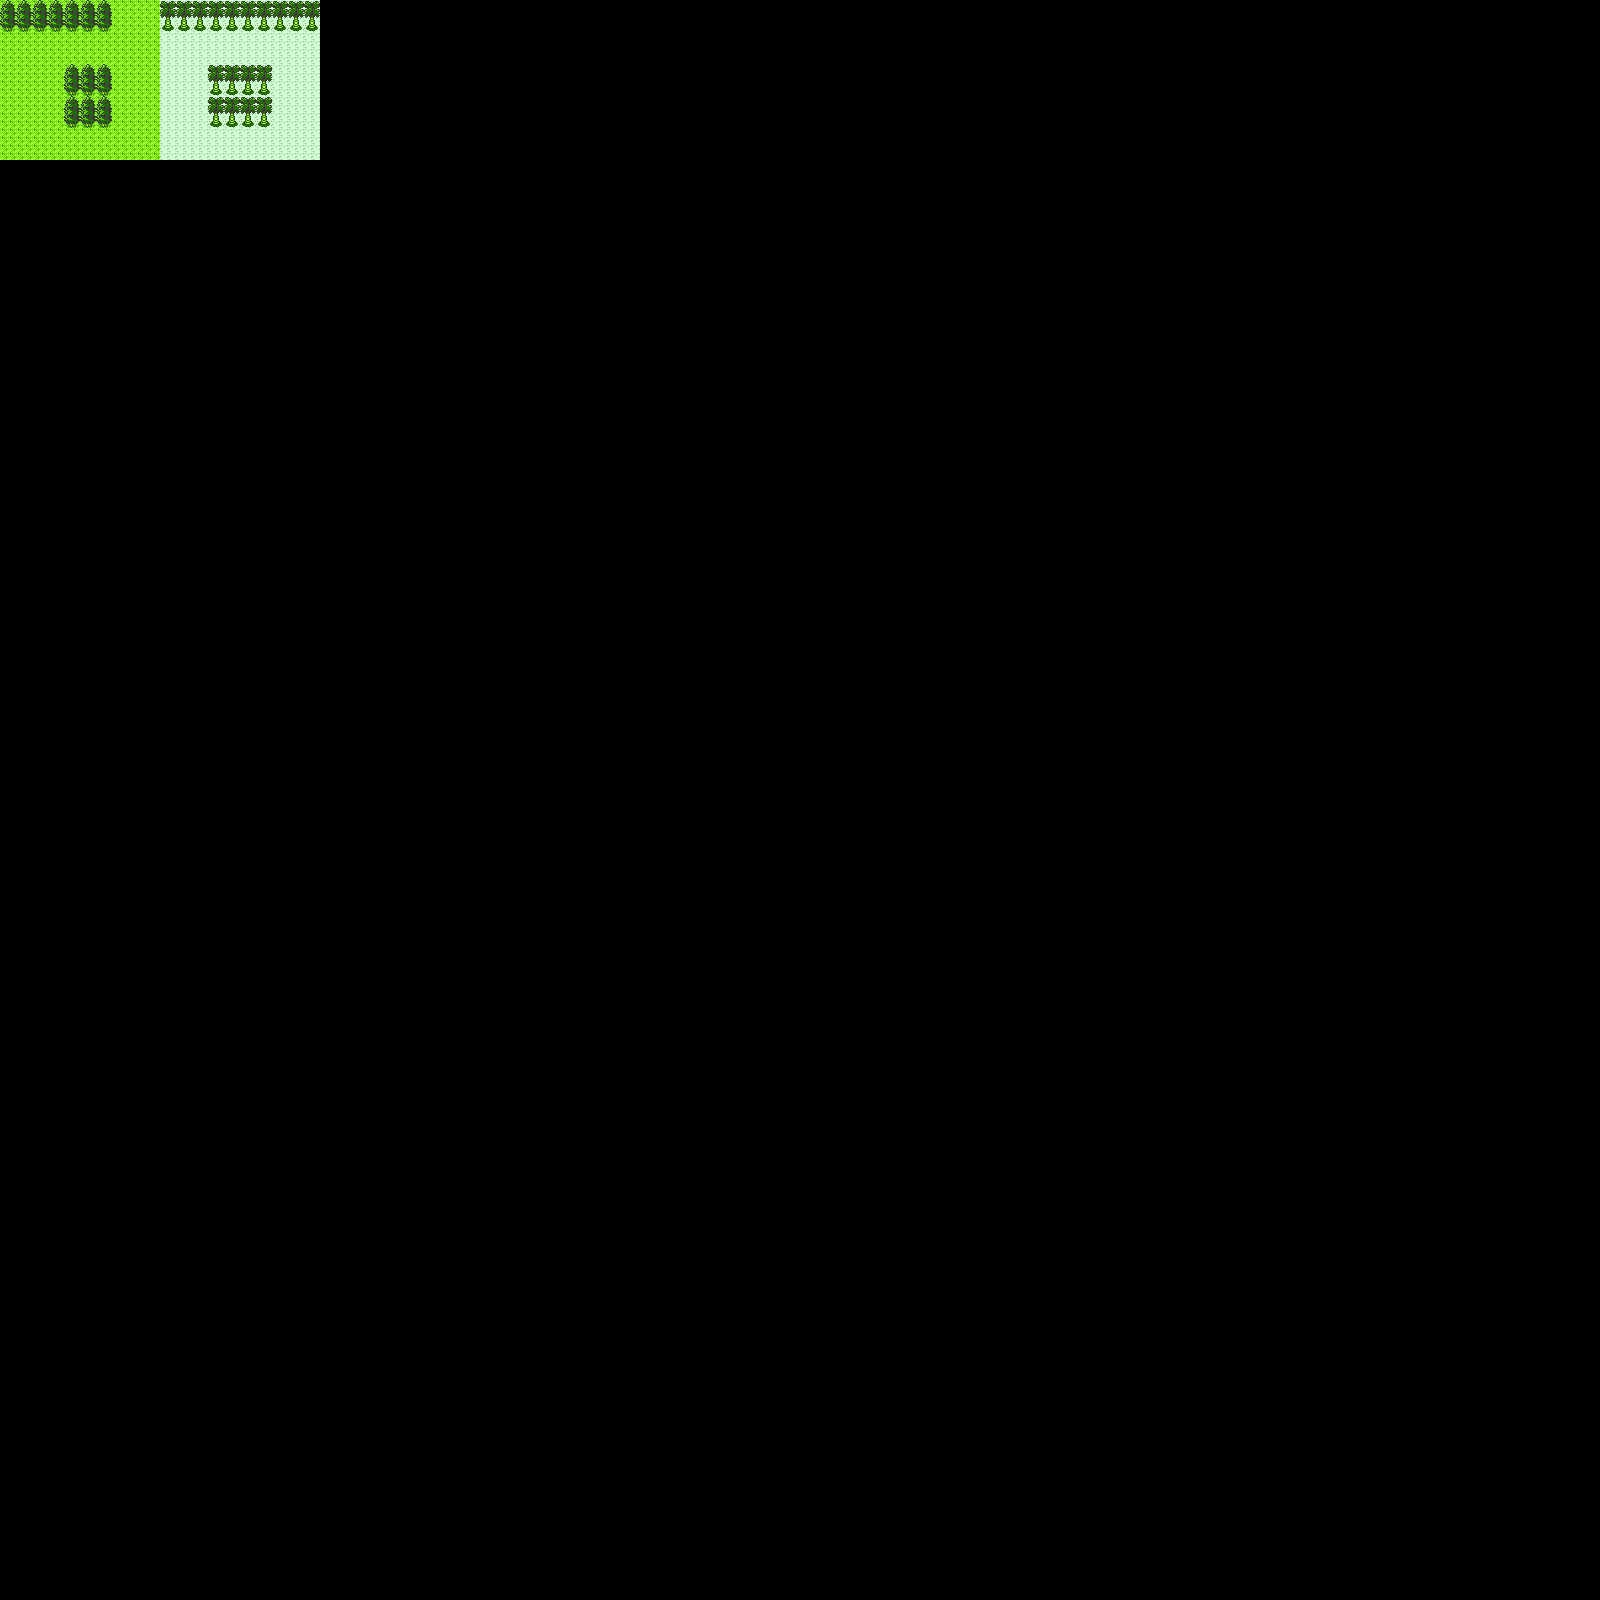

This is a level from a 2D game, rendered from its Tiled map with the project's own tilesets. A one-line summary and the map file follow, with tile-layer data summarised:
An orthogonal 100x100 tile map with 16x16 px tiles, 2 tile layers (ground, trees).

<map version="1.5" tiledversion="1.7.2" orientation="orthogonal" renderorder="right-down" width="100" height="100" tilewidth="16" tileheight="16" infinite="0" nextlayerid="4" nextobjectid="1">
 <tileset firstgid="1" source="tileset1.tsx" />
 <layer id="1" name="ground" width="100" height="100">
  <data>[10000 cells, 200 non-empty, 2 distinct tile ids]</data>
 </layer>
 <layer id="3" name="trees" width="100" height="100">
  <data>[10000 cells, 62 non-empty, 4 distinct tile ids]</data>
 </layer>
</map>
